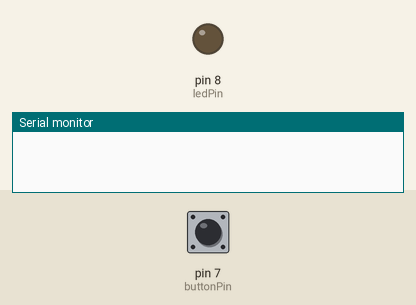
The sketch below on a simulated Arduino Uno, built with avr-gcc and run on an emulated ATmega328P. On the bench: output pins drawn as LEDs (lit = HIGH), the last lines printed to the serial monitor. The inputs (shaded band) are chosen by the test bench; at power-on: pin 7 (buttonPin) LOW.

Above: at 1.2 s.
1.3 s: pin 7 (buttonPin) pulled HIGH for 0.15 s
2.9 s: pin 7 (buttonPin) pulsed HIGH 5 times (0.12 s each, 0.3 s apart)
At 4.6 s:
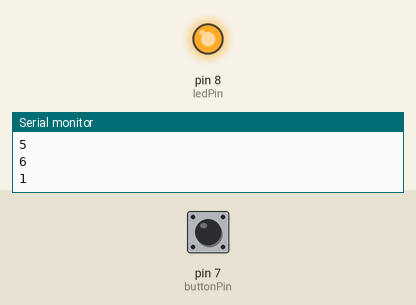
Timing chart, 0 to 6.1 s (numbered marks = the images above; inputs shaded):
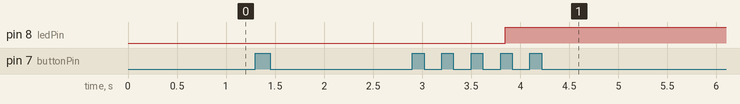

Measured:
- after the input at 2.9 s, pin 8 (ledPin): LOW → HIGH after 0.95 s

The sketch:

Task_4led3push.ino
```cpp
//To glow a led when pressed 3 times until pressed 3 times again

const int  buttonPin = 7;
const int ledPin = 8;
int counter = 1;
int buttonState = 0;
int lastButtonState = 0;

void setup()
{
  pinMode(buttonPin, INPUT);
  pinMode(ledPin, OUTPUT);
  Serial.begin(9600);
}

void loop()
{
  buttonState = digitalRead(buttonPin);
  if (buttonState != lastButtonState)
  {
    if (buttonState == HIGH)
    {
      counter++;
      Serial.println(counter);
    }
    delay(50);
  }
  lastButtonState = buttonState;
  if (counter >= 6)
  {
    digitalWrite(ledPin, HIGH);
    counter = 0;
  }
  else if (counter == 3)
  {
    digitalWrite(ledPin, LOW);
  }
}
```
